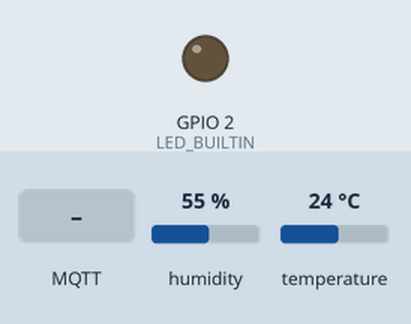
Simulated run of this sketch. Board: ESP32. Parts: output pins drawn as LEDs (lit = HIGH). The test bench sets the inputs (shaded band); at power-on: humidity 55 %, temperature 24 °C. WiFi joins after 1.5 s; servers stay silent unless stated; no MQTT or app messages arrive unless stated; what the sketch prints to the serial monitor is not drawn.

Above: at 2.7 s.
2.8 s: MQTT message "0" arrives on the first subscribed topic
At 7.2 s:
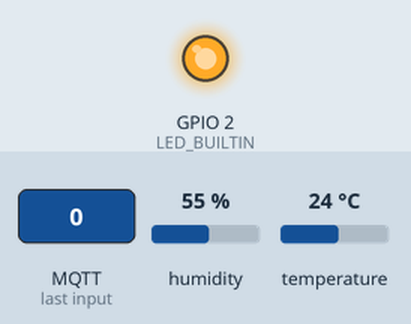
8.0 s: MQTT message "1" arrives on the first subscribed topic
At 11.9 s:
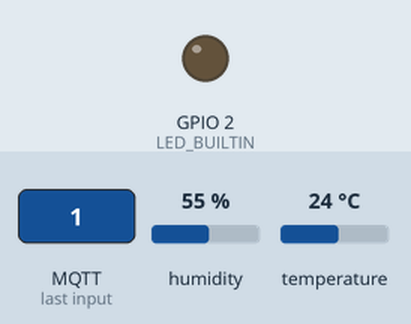
Timing chart, 0 to 13.4 s (numbered marks = the images above; inputs shaded):
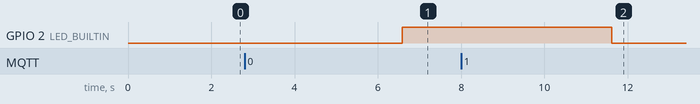

The sketch:

Nano32DHTMQTTPubSub.ino
```cpp
/*2017 - NANO 32 DHT AND LED MQTT
RISHALDY PRISLY */
#include "DHT.h"
#include <WiFi.h>
#include <PubSubClient.h>
#define DHTPIN 27
#define DHTTYPE DHT11

const char* ssid = "YOUR WIFI ID";
const char* password = "WIFI PASSWORD";
const char* mqtt_server = "YOUR COMPUTER'S IP AS A BROKER";

WiFiClient espClient;
PubSubClient client(espClient);
long lastMsg = 0;
char msg[50];
int value = 0;
DHT dht(DHTPIN, DHTTYPE);
void setup() {
  pinMode(LED_BUILTIN, OUTPUT);
 // pinMode(D8, OUTPUT);
  Serial.begin(115200);
  setup_wifi();
  client.setServer(mqtt_server, 1883);
  client.setCallback(callback);
  dht.begin();
}

void setup_wifi() {

  delay(10);
  // We start by connecting to a WiFi network
  Serial.println();
  Serial.print("Connecting to ");
  Serial.println(ssid);
  WiFi.mode(WIFI_STA);
  WiFi.begin(ssid, password);

  while (WiFi.status() != WL_CONNECTED) {
    delay(500);
    Serial.print(".");
  }

  Serial.println("");
  Serial.println("WiFi connected");
  Serial.println("IP address: ");
  Serial.println(WiFi.localIP());
}

void callback(char* topic, byte* payload, unsigned int length) {
  Serial.print("Message arrived [");
  Serial.print(topic);
  Serial.print("] ");
  for (char i = 0; i < length; i++) {
    Serial.print((char)payload[i]);
  }


  // Switch on the GPIO if an 1 was received as first character
  if ((char)payload[0] == '0') {
    digitalWrite(LED_BUILTIN, HIGH);   // Turn the LED on (Note that LOW is the voltage level
    // but actually the LED is on; this is because
    // it is acive low on the ESP-01)
  }
  if ((char)payload[0] == '1') {
    digitalWrite(LED_BUILTIN, LOW);  // Turn the LED off by making the voltage HIGH
  }

/*  if ((char)payload[0] == '3') {
    digitalWrite(D8, LOW);   // Turn the LED on (Note that LOW is the voltage level
    // but actually the LED is on; this is because
    // it is acive low on the ESP-01)
  }
  if ((char)payload[0] == '2') {
    digitalWrite(D8, HIGH);   // Turn the LED on (Note that LOW is the voltage level
    // but actually the LED is on; this is because
    // it is acive low on the ESP-01)
  } */

}

void reconnect() {
  // Loop until we're reconnected
  while (!client.connected()) {
    Serial.print("Attempting MQTT connection...");
    // Attempt to connect
    if (client.connect("Nano32Client")) {
      Serial.println("connected");
      // Once connected, publish an announcement...
      //client.publish("test", "hello world");
      // ... and resubscribe
      client.subscribe("NANO32");
    } else {
      Serial.print("failed, rc=");
      Serial.print(client.state());
      Serial.println(" try again in 5 seconds");
      // Wait 5 seconds before retrying
      delay(5000);
    }
  }
}
void loop() {

  float h = dht.readHumidity();
  // Read temperature as Celsius (the default)
  float t = dht.readTemperature();
  // Read temperature as Fahrenheit (isFahrenheit = true)
  float f = dht.readTemperature(true);
    // Compute heat index in Fahrenheit (the default)
  float hif = dht.computeHeatIndex(f, h);
  // Compute heat index in Celsius (isFahreheit = false)
  float hic = dht.computeHeatIndex(t, h, false);
  client.publish("test", String(t).c_str());
  client.publish("test", String(h).c_str());
  delay(5000);
  if (!client.connected()) {
    reconnect();
  }
  client.loop();

  /*long now = millis();
  if (now - lastMsg > 2000) {
    lastMsg = now;
    ++value;
    snprintf (msg, 75, "hello world #%ld", value);
    Serial.print("Publish message: ");
    Serial.println(msg);
    client.publish("outTopic", msg);
  }*/
}
```

Measured:
- after the input at 2.8 s, GPIO 2 (LED_BUILTIN): LOW → HIGH after 3.8 s
- after the input at 8.0 s, GPIO 2 (LED_BUILTIN): HIGH → LOW after 3.6 s
